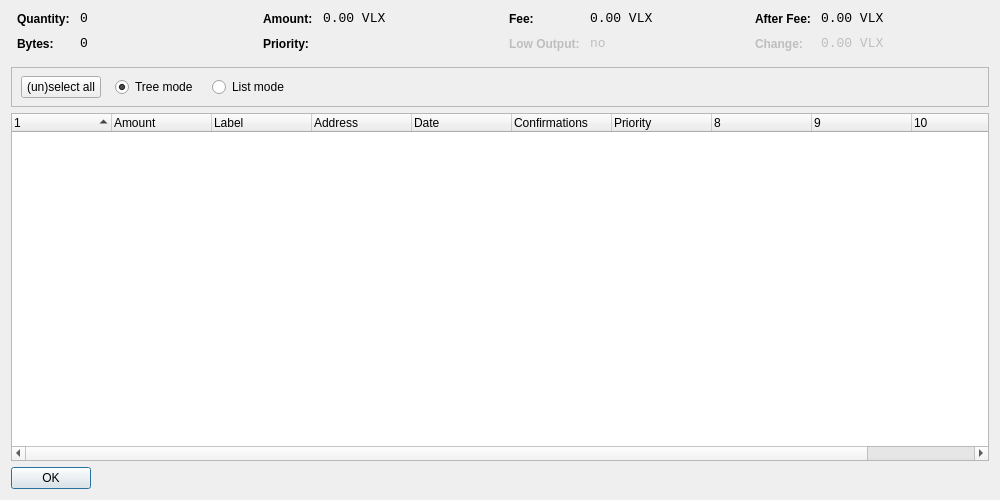
<?xml version="1.0" encoding="UTF-8"?>
<ui version="4.0">
 <class>CoinControlDialog</class>
 <widget class="QDialog" name="CoinControlDialog">
  <property name="geometry">
   <rect>
    <x>0</x>
    <y>0</y>
    <width>1000</width>
    <height>500</height>
   </rect>
  </property>
  <property name="windowTitle">
   <string>Coin Control</string>
  </property>
  <layout class="QVBoxLayout" name="verticalLayout">
   <item>
    <layout class="QHBoxLayout" name="horizontalLayoutTop" stretch="0,0,0,0">
     <property name="topMargin">
      <number>0</number>
     </property>
     <property name="bottomMargin">
      <number>10</number>
     </property>
     <item>
      <layout class="QFormLayout" name="formLayoutCoinControl1">
       <property name="horizontalSpacing">
        <number>10</number>
       </property>
       <property name="verticalSpacing">
        <number>10</number>
       </property>
       <property name="leftMargin">
        <number>6</number>
       </property>
       <property name="rightMargin">
        <number>6</number>
       </property>
       <item row="0" column="0">
        <widget class="QLabel" name="labelCoinControlQuantityText">
         <property name="styleSheet">
          <string notr="true">font-weight:bold;</string>
         </property>
         <property name="text">
          <string>Quantity:</string>
         </property>
        </widget>
       </item>
       <item row="0" column="1">
        <widget class="QLabel" name="labelCoinControlQuantity">
         <property name="font">
          <font>
           <family>Monospace</family>
           <pointsize>10</pointsize>
          </font>
         </property>
         <property name="cursor">
          <cursorShape>IBeamCursor</cursorShape>
         </property>
         <property name="contextMenuPolicy">
          <enum>Qt::ActionsContextMenu</enum>
         </property>
         <property name="text">
          <string notr="true">0</string>
         </property>
         <property name="textInteractionFlags">
          <set>Qt::LinksAccessibleByMouse|Qt::TextSelectableByKeyboard|Qt::TextSelectableByMouse</set>
         </property>
        </widget>
       </item>
       <item row="1" column="0">
        <widget class="QLabel" name="labelCoinControlBytesText">
         <property name="styleSheet">
          <string notr="true">font-weight:bold;</string>
         </property>
         <property name="text">
          <string>Bytes:</string>
         </property>
        </widget>
       </item>
       <item row="1" column="1">
        <widget class="QLabel" name="labelCoinControlBytes">
         <property name="font">
          <font>
           <family>Monospace</family>
           <pointsize>10</pointsize>
          </font>
         </property>
         <property name="cursor">
          <cursorShape>IBeamCursor</cursorShape>
         </property>
         <property name="contextMenuPolicy">
          <enum>Qt::ActionsContextMenu</enum>
         </property>
         <property name="text">
          <string notr="true">0</string>
         </property>
         <property name="textInteractionFlags">
          <set>Qt::LinksAccessibleByMouse|Qt::TextSelectableByKeyboard|Qt::TextSelectableByMouse</set>
         </property>
        </widget>
       </item>
      </layout>
     </item>
     <item>
      <layout class="QFormLayout" name="formLayoutCoinControl2">
       <property name="horizontalSpacing">
        <number>10</number>
       </property>
       <property name="verticalSpacing">
        <number>10</number>
       </property>
       <property name="leftMargin">
        <number>6</number>
       </property>
       <property name="rightMargin">
        <number>6</number>
       </property>
       <item row="0" column="0">
        <widget class="QLabel" name="labelCoinControlAmountText">
         <property name="styleSheet">
          <string notr="true">font-weight:bold;</string>
         </property>
         <property name="text">
          <string>Amount:</string>
         </property>
        </widget>
       </item>
       <item row="0" column="1">
        <widget class="QLabel" name="labelCoinControlAmount">
         <property name="font">
          <font>
           <family>Monospace</family>
           <pointsize>10</pointsize>
          </font>
         </property>
         <property name="cursor">
          <cursorShape>IBeamCursor</cursorShape>
         </property>
         <property name="contextMenuPolicy">
          <enum>Qt::ActionsContextMenu</enum>
         </property>
         <property name="text">
          <string notr="true">0.00 VLX</string>
         </property>
         <property name="textInteractionFlags">
          <set>Qt::LinksAccessibleByMouse|Qt::TextSelectableByKeyboard|Qt::TextSelectableByMouse</set>
         </property>
        </widget>
       </item>
       <item row="1" column="0">
        <widget class="QLabel" name="labelCoinControlPriorityText">
         <property name="styleSheet">
          <string notr="true">font-weight:bold;</string>
         </property>
         <property name="text">
          <string>Priority:</string>
         </property>
        </widget>
       </item>
       <item row="1" column="1">
        <widget class="QLabel" name="labelCoinControlPriority">
         <property name="font">
          <font>
           <family>Monospace</family>
           <pointsize>10</pointsize>
          </font>
         </property>
         <property name="cursor">
          <cursorShape>IBeamCursor</cursorShape>
         </property>
         <property name="contextMenuPolicy">
          <enum>Qt::ActionsContextMenu</enum>
         </property>
         <property name="text">
          <string/>
         </property>
         <property name="textInteractionFlags">
          <set>Qt::LinksAccessibleByMouse|Qt::TextSelectableByKeyboard|Qt::TextSelectableByMouse</set>
         </property>
        </widget>
       </item>
      </layout>
     </item>
     <item>
      <layout class="QFormLayout" name="formLayoutCoinControl3">
       <property name="horizontalSpacing">
        <number>10</number>
       </property>
       <property name="verticalSpacing">
        <number>10</number>
       </property>
       <property name="leftMargin">
        <number>6</number>
       </property>
       <property name="rightMargin">
        <number>6</number>
       </property>
       <item row="0" column="0">
        <widget class="QLabel" name="labelCoinControlFeeText">
         <property name="styleSheet">
          <string notr="true">font-weight:bold;</string>
         </property>
         <property name="text">
          <string>Fee:</string>
         </property>
        </widget>
       </item>
       <item row="0" column="1">
        <widget class="QLabel" name="labelCoinControlFee">
         <property name="font">
          <font>
           <family>Monospace</family>
           <pointsize>10</pointsize>
          </font>
         </property>
         <property name="cursor">
          <cursorShape>IBeamCursor</cursorShape>
         </property>
         <property name="contextMenuPolicy">
          <enum>Qt::ActionsContextMenu</enum>
         </property>
         <property name="text">
          <string notr="true">0.00 VLX</string>
         </property>
         <property name="textInteractionFlags">
          <set>Qt::LinksAccessibleByMouse|Qt::TextSelectableByKeyboard|Qt::TextSelectableByMouse</set>
         </property>
        </widget>
       </item>
       <item row="1" column="0">
        <widget class="QLabel" name="labelCoinControlLowOutputText">
         <property name="enabled">
          <bool>false</bool>
         </property>
         <property name="styleSheet">
          <string notr="true">font-weight:bold;</string>
         </property>
         <property name="text">
          <string>Low Output:</string>
         </property>
        </widget>
       </item>
       <item row="1" column="1">
        <widget class="QLabel" name="labelCoinControlLowOutput">
         <property name="enabled">
          <bool>false</bool>
         </property>
         <property name="font">
          <font>
           <family>Monospace</family>
           <pointsize>10</pointsize>
          </font>
         </property>
         <property name="cursor">
          <cursorShape>IBeamCursor</cursorShape>
         </property>
         <property name="contextMenuPolicy">
          <enum>Qt::ActionsContextMenu</enum>
         </property>
         <property name="text">
          <string notr="true">no</string>
         </property>
         <property name="textInteractionFlags">
          <set>Qt::LinksAccessibleByMouse|Qt::TextSelectableByKeyboard|Qt::TextSelectableByMouse</set>
         </property>
        </widget>
       </item>
      </layout>
     </item>
     <item>
      <layout class="QFormLayout" name="formLayoutCoinControl4">
       <property name="horizontalSpacing">
        <number>10</number>
       </property>
       <property name="verticalSpacing">
        <number>10</number>
       </property>
       <property name="leftMargin">
        <number>6</number>
       </property>
       <property name="rightMargin">
        <number>6</number>
       </property>
       <item row="0" column="0">
        <widget class="QLabel" name="labelCoinControlAfterFeeText">
         <property name="styleSheet">
          <string notr="true">font-weight:bold;</string>
         </property>
         <property name="text">
          <string>After Fee:</string>
         </property>
        </widget>
       </item>
       <item row="0" column="1">
        <widget class="QLabel" name="labelCoinControlAfterFee">
         <property name="font">
          <font>
           <family>Monospace</family>
           <pointsize>10</pointsize>
          </font>
         </property>
         <property name="cursor">
          <cursorShape>IBeamCursor</cursorShape>
         </property>
         <property name="contextMenuPolicy">
          <enum>Qt::ActionsContextMenu</enum>
         </property>
         <property name="text">
          <string notr="true">0.00 VLX</string>
         </property>
         <property name="textInteractionFlags">
          <set>Qt::LinksAccessibleByMouse|Qt::TextSelectableByKeyboard|Qt::TextSelectableByMouse</set>
         </property>
        </widget>
       </item>
       <item row="1" column="0">
        <widget class="QLabel" name="labelCoinControlChangeText">
         <property name="enabled">
          <bool>false</bool>
         </property>
         <property name="styleSheet">
          <string notr="true">font-weight:bold;</string>
         </property>
         <property name="text">
          <string>Change:</string>
         </property>
        </widget>
       </item>
       <item row="1" column="1">
        <widget class="QLabel" name="labelCoinControlChange">
         <property name="enabled">
          <bool>false</bool>
         </property>
         <property name="font">
          <font>
           <family>Monospace</family>
           <pointsize>10</pointsize>
          </font>
         </property>
         <property name="cursor">
          <cursorShape>IBeamCursor</cursorShape>
         </property>
         <property name="contextMenuPolicy">
          <enum>Qt::ActionsContextMenu</enum>
         </property>
         <property name="text">
          <string notr="true">0.00 VLX</string>
         </property>
         <property name="textInteractionFlags">
          <set>Qt::LinksAccessibleByMouse|Qt::TextSelectableByKeyboard|Qt::TextSelectableByMouse</set>
         </property>
        </widget>
       </item>
      </layout>
     </item>
    </layout>
   </item>
   <item>
    <widget class="QFrame" name="frame">
     <property name="minimumSize">
      <size>
       <width>0</width>
       <height>40</height>
      </size>
     </property>
     <property name="frameShape">
      <enum>QFrame::StyledPanel</enum>
     </property>
     <property name="frameShadow">
      <enum>QFrame::Sunken</enum>
     </property>
     <widget class="QWidget" name="horizontalLayoutWidget">
      <property name="geometry">
       <rect>
        <x>10</x>
        <y>0</y>
        <width>781</width>
        <height>41</height>
       </rect>
      </property>
      <layout class="QHBoxLayout" name="horizontalLayoutPanel" stretch="0,0,0,0,0">
       <property name="spacing">
        <number>14</number>
       </property>
       <item>
        <widget class="QPushButton" name="pushButtonSelectAll">
         <property name="sizePolicy">
          <sizepolicy hsizetype="Maximum" vsizetype="Fixed">
           <horstretch>0</horstretch>
           <verstretch>0</verstretch>
          </sizepolicy>
         </property>
         <property name="text">
          <string>(un)select all</string>
         </property>
        </widget>
       </item>
       <item>
        <widget class="QRadioButton" name="radioTreeMode">
         <property name="sizePolicy">
          <sizepolicy hsizetype="Maximum" vsizetype="Fixed">
           <horstretch>0</horstretch>
           <verstretch>0</verstretch>
          </sizepolicy>
         </property>
         <property name="text">
          <string>Tree mode</string>
         </property>
         <property name="checked">
          <bool>true</bool>
         </property>
        </widget>
       </item>
       <item>
        <widget class="QRadioButton" name="radioListMode">
         <property name="sizePolicy">
          <sizepolicy hsizetype="Maximum" vsizetype="Fixed">
           <horstretch>0</horstretch>
           <verstretch>0</verstretch>
          </sizepolicy>
         </property>
         <property name="text">
          <string>List mode</string>
         </property>
        </widget>
       </item>
       <item>
        <spacer name="horizontalSpacer">
         <property name="orientation">
          <enum>Qt::Horizontal</enum>
         </property>
         <property name="sizeHint" stdset="0">
          <size>
           <width>40</width>
           <height>20</height>
          </size>
         </property>
        </spacer>
       </item>
      </layout>
     </widget>
    </widget>
   </item>
   <item>
    <widget class="CoinControlTreeWidget" name="treeWidget">
     <property name="contextMenuPolicy">
      <enum>Qt::CustomContextMenu</enum>
     </property>
     <property name="sortingEnabled">
      <bool>false</bool>
     </property>
     <property name="columnCount">
      <number>11</number>
     </property>
     <attribute name="headerShowSortIndicator" stdset="0">
      <bool>true</bool>
     </attribute>
     <attribute name="headerStretchLastSection">
      <bool>false</bool>
     </attribute>
     <column>
      <property name="text">
       <string/>
      </property>
     </column>
     <column>
      <property name="text">
       <string>Amount</string>
      </property>
     </column>
     <column>
      <property name="text">
       <string>Label</string>
      </property>
     </column>
     <column>
      <property name="text">
       <string>Address</string>
      </property>
     </column>
     <column>
      <property name="text">
       <string>Date</string>
      </property>
     </column>
     <column>
      <property name="text">
       <string>Confirmations</string>
      </property>
      <property name="toolTip">
       <string>Confirmed</string>
      </property>
     </column>
     <column>
      <property name="text">
       <string>Priority</string>
      </property>
     </column>
     <column>
      <property name="text">
       <string/>
      </property>
     </column>
     <column>
      <property name="text">
       <string/>
      </property>
     </column>
     <column>
      <property name="text">
       <string/>
      </property>
     </column>
     <column>
      <property name="text">
       <string/>
      </property>
     </column>
    </widget>
   </item>
   <item>
    <widget class="QDialogButtonBox" name="buttonBox">
     <property name="sizePolicy">
      <sizepolicy hsizetype="Maximum" vsizetype="Fixed">
       <horstretch>0</horstretch>
       <verstretch>0</verstretch>
      </sizepolicy>
     </property>
     <property name="orientation">
      <enum>Qt::Horizontal</enum>
     </property>
     <property name="standardButtons">
      <set>QDialogButtonBox::Ok</set>
     </property>
    </widget>
   </item>
  </layout>
 </widget>
 <customwidgets>
  <customwidget>
   <class>CoinControlTreeWidget</class>
   <extends>QTreeWidget</extends>
   <header>coincontroltreewidget.h</header>
  </customwidget>
 </customwidgets>
 <resources/>
 <connections/>
</ui>
